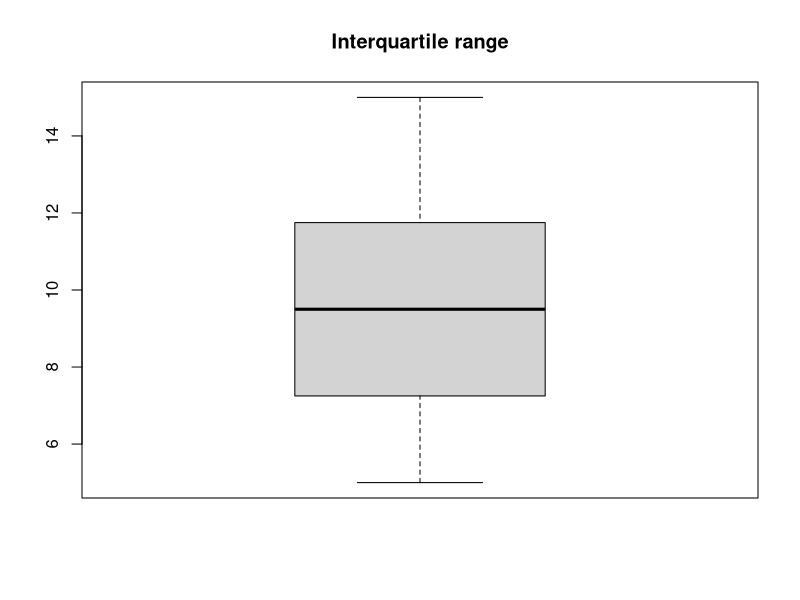

Write R code to recreate this figure.
x=c(5,6,7,8,9,10,11,12,14,15)
#minimum quartile
minq=quantile(x,0)
minq
#first quartile
firstq=quantile(x,0.25)
firstq
#second quartile
secondq=quantile(x,0.5)
secondq
#third quartile
thirdq=quantile(x,.75)
thirdq
#max quartile
maxq=quantile(x,1)
maxq

#all the quartiles
aq=quantile(x,prob=c(0,.25,.50,.75,1))
summary(aq)

#boxplot for interquartile range
boxplot(aq,main="Interquartile range")
#IQR is first quantile - third quantile
as.numeric(thirdq)-as.numeric(firstq)

IQR(x)
